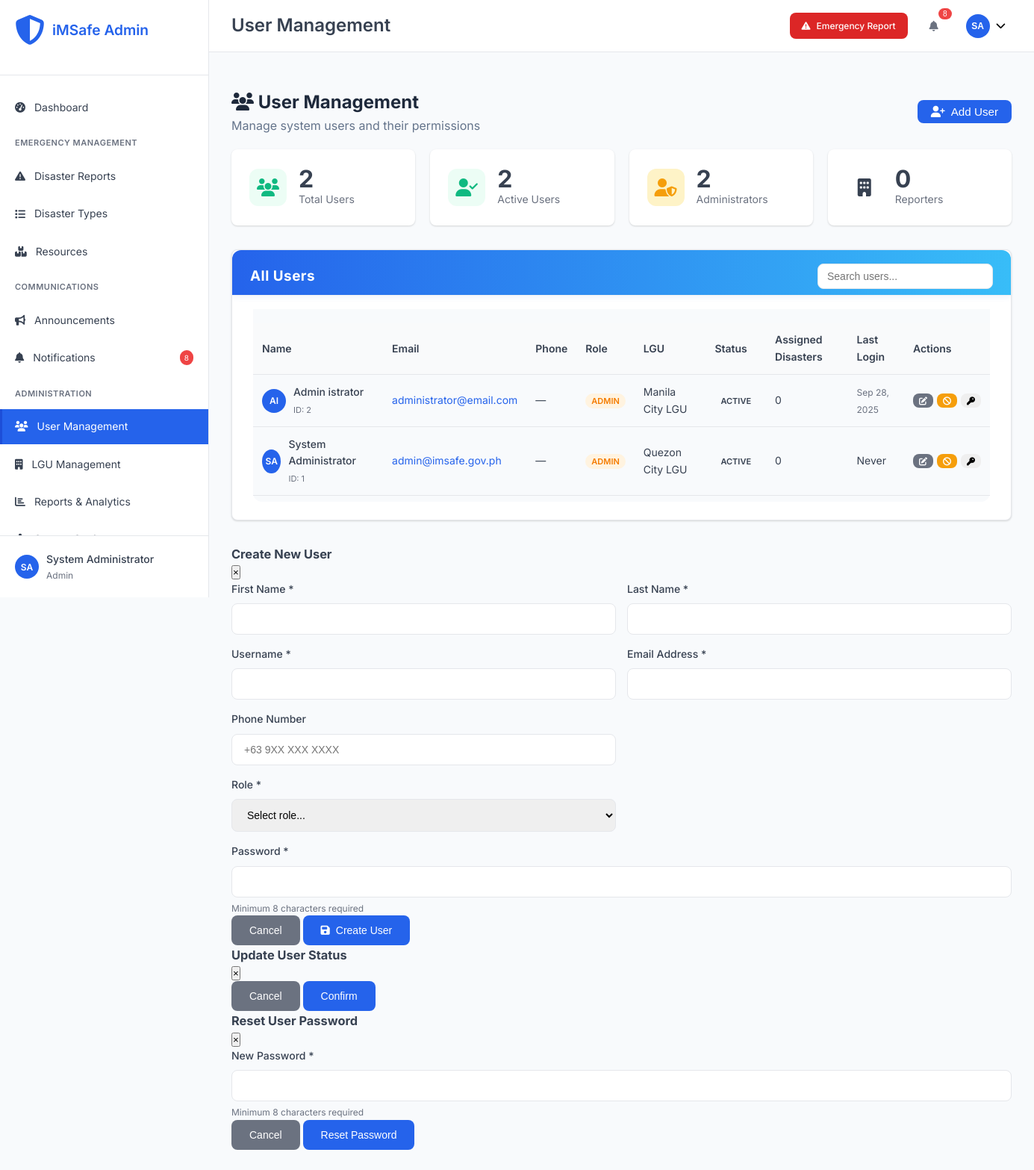
Before: /admin/users.php (signed in) with the older database file.
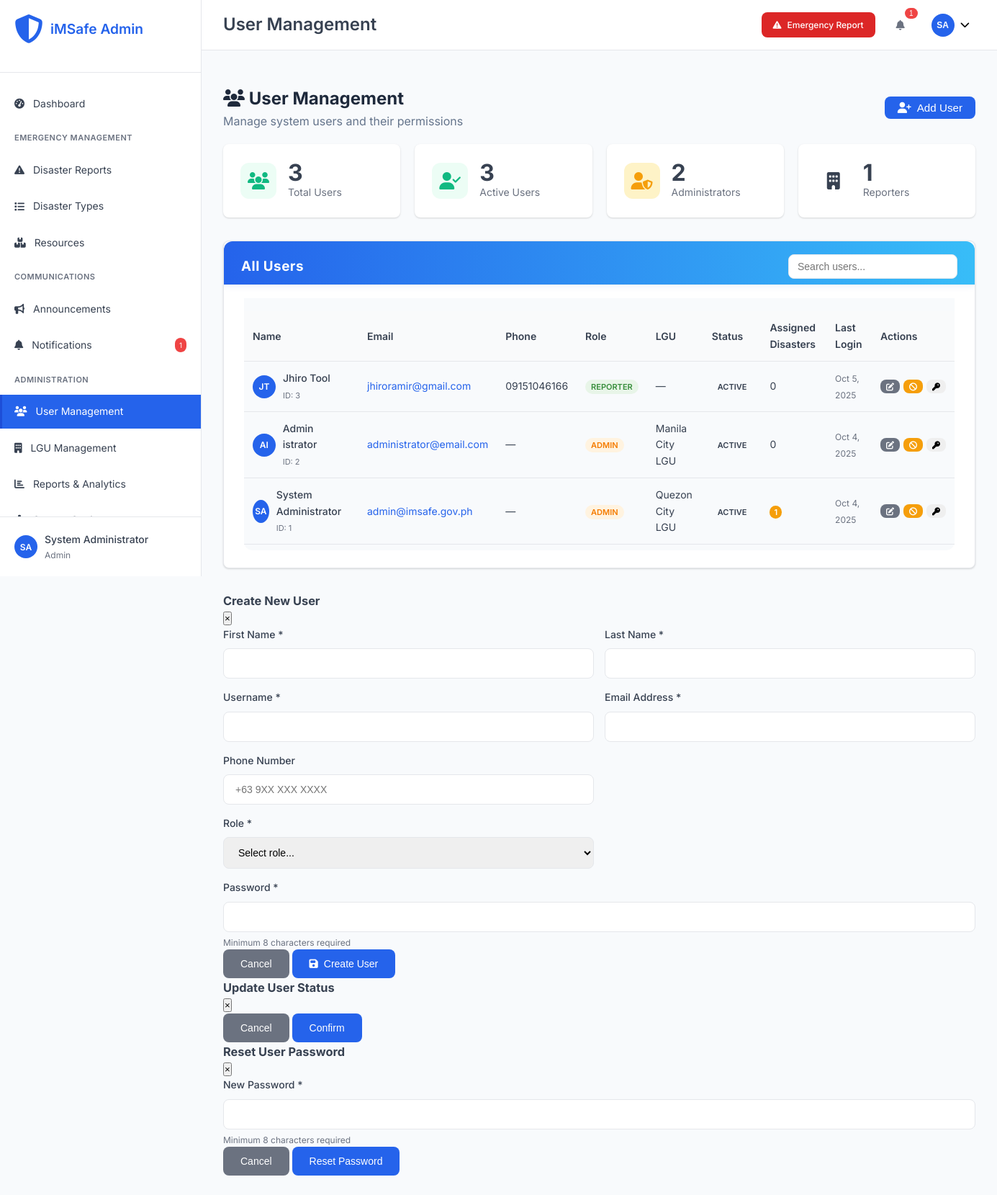
After: the same page with the newer database file.
### tables this page shows
CREATE TABLE `users` (
  `user_id` int(11) NOT NULL,
  `username` varchar(50) NOT NULL,
  `email` varchar(100) NOT NULL,
  `password_hash` varchar(255) NOT NULL,
  `first_name` varchar(50) NOT NULL,
  `last_name` varchar(50) NOT NULL,
  `role` enum('admin','reporter') NOT NULL DEFAULT 'reporter',
  `lgu_assigned` varchar(100) DEFAULT NULL,
  `lgu_id` int(11) DEFAULT NULL,
  `phone` varchar(20) DEFAULT NULL,
  `is_active` tinyint(1) DEFAULT 1,
  `email_verified` tinyint(1) DEFAULT 0,
  `created_at` timestamp NOT NULL DEFAULT current_timestamp(),
  `updated_at` timestamp NOT NULL DEFAULT current_timestamp() ON UPDATE current_timestamp(),
  `last_login` timestamp NULL DEFAULT NULL
);

CREATE TABLE `lgus` (
  `lgu_id` int(11) NOT NULL,
  `lgu_name` varchar(100) NOT NULL,
  `lgu_type` enum('city','municipality','province','barangay') NOT NULL,
  `region` varchar(50) DEFAULT NULL,
  `province` varchar(50) DEFAULT NULL,
  `city_municipality` varchar(50) DEFAULT NULL,
  `barangay` varchar(50) DEFAULT NULL,
  `contact_person` varchar(100) DEFAULT NULL,
  `contact_phone` varchar(20) DEFAULT NULL,
  `contact_email` varchar(100) DEFAULT NULL,
  `office_address` text DEFAULT NULL,
  `response_time_hours` int(11) DEFAULT 24,
  `is_active` tinyint(1) DEFAULT 1,
  `created_at` timestamp NOT NULL DEFAULT current_timestamp(),
  `updated_at` timestamp NOT NULL DEFAULT current_timestamp() ON UPDATE current_timestamp()
);

### admin/users.php (the view, shortened to what the rows shown need)
<?php
require_once '../config/database.php';
try {
    $stmt = $pdo->query("
        SELECT u.*, l.lgu_name,
               COUNT(d.disaster_id) as assigned_disasters
        FROM users u
        LEFT JOIN lgus l ON u.lgu_id = l.lgu_id
        LEFT JOIN disasters d ON u.user_id = d.assigned_user_id AND d.status NOT IN ('resolved', 'closed')
        GROUP BY u.user_id
        ORDER BY u.created_at DESC
    ");
    $users = $stmt->fetchAll();
} catch (Exception $e) {
    error_log("Users fetch error: " . $e->getMessage());
    $users = [];
    $lgus = [];
}
include 'includes/header.php';
?>
<div class="page-header">
    <div class="page-title">
        <h2><i class="fas fa-users"></i> User Management</h2>
    </div>
</div>
<div class="dashboard-card">
    <div class="card-content">
        <div class="table-responsive">
            <table id="users-table" class="table">
                <thead>
                    <tr>
                        <th>Name</th>
                        <th>Email</th>
                        <th>Phone</th>
                        <th>Role</th>
                        <th>LGU</th>
                        <th>Status</th>
                        <th>Assigned Disasters</th>
                        <th>Last Login</th>
                        <th>Actions</th>
                    </tr>
                </thead>
                <tbody>
                    <?php foreach ($users as $user): ?>
                        <tr>
                            <td>
                                <div class="user-info">
                                    <div class="user-avatar">
                                        <?php echo strtoupper(substr($user['first_name'], 0, 1) . substr($user['last_name'], 0, 1)); ?>
                                    </div>
                                    <div>
                                        <div class="user-name"><?php echo htmlspecialchars($user['first_name'] . ' ' . $user['last_name']); ?></div>
                                        <small class="user-id">ID: <?php echo $user['user_id']; ?></small>
                                    </div>
                                </div>
                            </td>
                            <td>
                                <a href="mailto:<?php echo $user['email']; ?>" class="email-link">
                                    <?php echo htmlspecialchars($user['email']); ?>
                                </a>
                            </td>
                            <td>
                                <?php if ($user['phone']): ?>
                                    <a href="tel:<?php echo $user['phone']; ?>" class="phone-link">
                                        <?php echo htmlspecialchars($user['phone']); ?>
                                    </a>
                                <?php else: ?>
                                    <span class="text-muted">—</span>
                                <?php endif; ?>
                            </td>
                            <td>
                                <span class="role-badge role-<?php echo $user['role']; ?>">
                                    <?php echo ucfirst(str_replace('_', ' ', $user['role'])); ?>
                                </span>
                            </td>
                            <td>
                                <?php echo $user['lgu_name'] ? htmlspecialchars($user['lgu_name']) : '<span class="text-muted">—</span>'; ?>
                            </td>
                            <td>
                                <span class="status-badge <?php echo $user['is_active'] ? 'status-active' : 'status-inactive'; ?>">
                                    <?php echo $user['is_active'] ? 'Active' : 'Inactive'; ?>
                                </span>
                            </td>
                            <td>
                                <?php if ($user['assigned_disasters'] > 0): ?>
                                    <span class="disaster-count"><?php echo $user['assigned_disasters']; ?></span>
                                <?php else: ?>
                                    <span class="text-muted">0</span>
                                <?php endif; ?>
                            </td>
                            <td>
                                <?php if ($user['last_login']): ?>
                                    <span class="last-login" title="<?php echo $user['last_login']; ?>">
                                        <?php echo date('M j, Y', strtotime($user['last_login'])); ?>
                                    </span>
                                <?php else: ?>
                                    <span class="text-muted">Never</span>
                                <?php endif; ?>
                            </td>
                            <td>
                                <div class="action-buttons">
                                    <button onclick="editUser(<?php echo $user['user_id']; ?>)"
                                            class="btn btn-xs btn-secondary" title="Edit User">
                                        <i class="fas fa-edit"></i>
                                    </button>
                                    <button onclick="toggleUserStatus(<?php echo $user['user_id']; ?>, <?php echo $user['is_active'] ? 0 : 1; ?>)"
                                            class="btn btn-xs <?php echo $user['is_active'] ? 'btn-warning' : 'btn-success'; ?>"
                                            title="<?php echo $user['is_active'] ? 'Deactivate' : 'Activate'; ?> User">
                                        <i class="fas fa-<?php echo $user['is_active'] ? 'ban' : 'check'; ?>"></i>
                                    </button>
                                    <button onclick="resetPassword(<?php echo $user['user_id']; ?>)"
                                            class="btn btn-xs btn-info" title="Reset Password">
                                        <i class="fas fa-key"></i>
                                    </button>
                                </div>
                            </td>
                        </tr>
                    <?php endforeach; ?>
                </tbody>
            </table>
        </div>
    </div>
</div>
<?php include 'includes/footer.php'; ?>

Changed rows visible on the page:
added users: first_name+last_name "JT", first_name+last_name "Jhiro Tool", user_id "3", email "jhiroramir@gmail.com", phone "09151046166", role "REPORTER", is_active "ACTIVE", last_login "Oct 5, 2025"
changed users "Admin istrator": last_login "Sep 28, 2025" → "Oct 4, 2025"
changed users "System Administrator": assigned_disasters (not shown) → "1"; last_login (not shown) → "Oct 4, 2025"; no longer shows "0"; no longer shows "Never"
Other visible differences:
$notifications_count: "8" → "1"
count($users): "2" → "3"
count(array_filter($users, fn($u) => $u['is_active'])): "2" → "3"
count(array_filter($users, fn($u) => $u['role'] === 'reporter')): "0" → "1"
